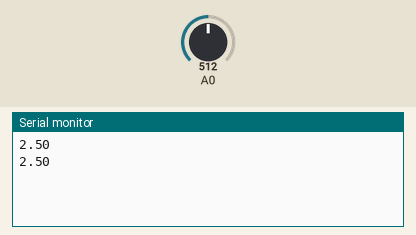
This sketch was run on a simulated Arduino Uno, built with avr-gcc and run on an emulated ATmega328P. Shown: the last lines printed to the serial monitor. The test bench sets the inputs (shaded band); at power-on: A0 = 512.

Above: at 1.8 s.
1.9 s: A0 set to 716
At 2.8 s:
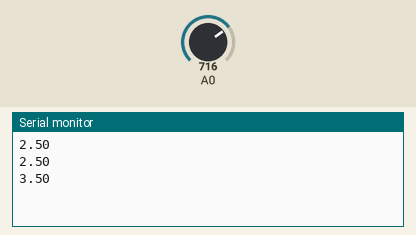
3.4 s: A0 set to 900
At 4.5 s:
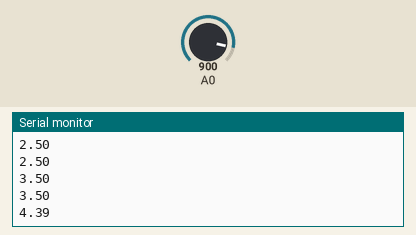
Timing chart, 0 to 6.4 s (numbered marks = the images above; inputs shaded):
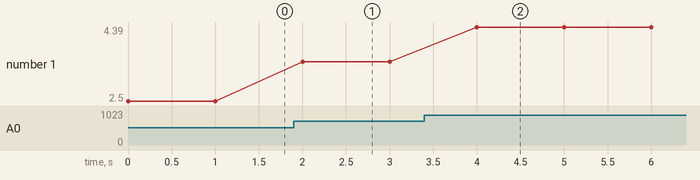

The sketch:

lpg_gas_sensor.ino
```cpp
//int inPin = 7;


void setup() {
    Serial.begin(57600);
//  pinMode(inPin, INPUT);
}

void loop() {
    float sensor_volt;
    float sensorValue;

    sensorValue = analogRead(A0);

    sensor_volt = sensorValue/1024*5.0;


  //  sensor_volt = digitalRead(inPin);
  //  Serial.print("sensor_volt = ");
    Serial.println(sensor_volt);
  //  Serial.println(" V");
    delay(1000);
}
```

Measured:
- after the input at 1.9 s, the serial monitor: prints a new line after 0.10 s (image 1)
- after the input at 3.4 s, the serial monitor: prints a new line after 0.60 s (image 2)
- plotted number 1: 2.5 → 3.5 after the input at 1.9 s, 3.5 → 4.39 after the input at 3.4 s
